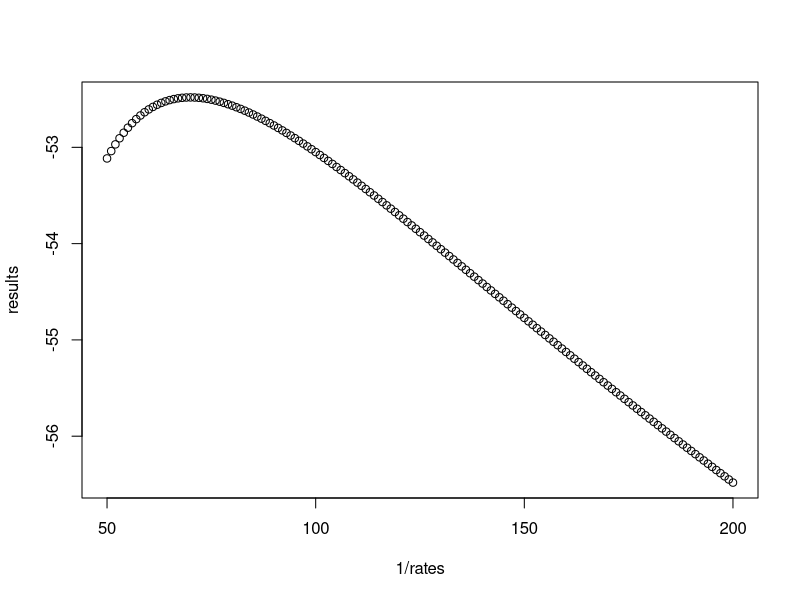

Source code (R):
#Ian Gallmeister
#Statistical Computing + Machine Learning
#16 February 2016

#Task 1 ---------------------------------

vals <- rexp(10, rate = 1/100)

#Task 2 ---------------------------------

test200 <- sum(dexp(vals, rate = 1/200, log=TRUE))

#Task 3 ---------------------------------

LL_exp <- function(rate){
  
  sum(dexp(vals, rate = rate, log=TRUE))
  
}

#Task 4 ---------------------------------

rates <- 1/(50:200)

#Task 5 ---------------------------------

results <- sapply(rates, LL_exp)

#Task 6 ---------------------------------

plot(1/rates, results)

#Task 7 ---------------------------------

exp_results <- optimize(LL_exp, maximum=TRUE, lower=1/200, upper=1/50)

#Scoring --------------------------------

#scoreActivity::score253(day = 7)